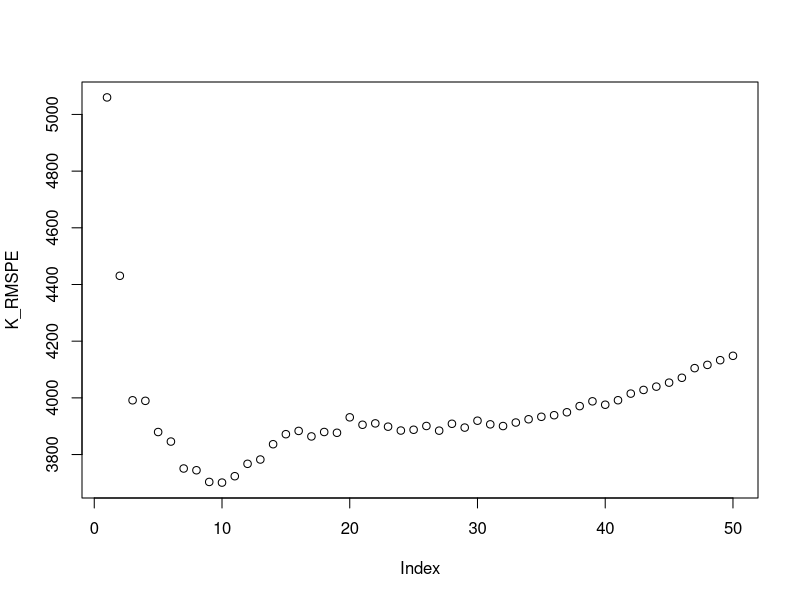

Recreate this plot in R.
## ---- chunk 1
knitr::opts_chunk$set(warning = FALSE, message = FALSE) 
## ---- chunk 2
## write your answer here
library(carData)
data("Prestige")
data_subset <- Prestige[, c("education", "income")]

set.seed(100)

prop_train <- 0.75
prop_test <- 1 - prop_train

n_data <- nrow(data_subset)

train_test <- sample(c("Train", "Test"),
                     size = n_data, replace = TRUE,
                     prob = c(prop_train, prop_test))

training_set <- data_subset[train_test == "Train",]
test_set <- data_subset[train_test =="Test",]


## ---- chunk 3
## write answer here
fit_train <- lm(income ~ education, data = training_set)
fit_predictions <- predict(fit_train, newdata = test_set)

RMSPE <- sqrt( mean((fit_predictions - test_set$income)^2))
cat("RMSPE = ", RMSPE, "\n")
## ---- chunk 4
## write answer here
library(caret)

K_vals <- seq(from = 1, to = 50, by = 1)
K_RMSPE <- rep(NA, length(K_vals))
set.seed(100)

CV_folds <- sample(1:5, size = nrow(training_set), replace = TRUE)
num_folds <- 5

for (j in 1:length(K_vals)) {
  k <- K_vals[j]
  CV_RMSPE <- rep(NA, num_folds)
  
  for (i in 1:num_folds) {
    cv_train <- training_set[CV_folds != i,]
    cv_val <- training_set[CV_folds == i,]
    fit_knn <- knnreg(income ~ education, data = cv_train, k = k)
    cv_pred <- predict(fit_knn, cv_val)
    CV_RMSPE[i] <- sqrt( mean ((cv_pred - cv_val$income)^2))
  }
  K_RMSPE[j] <- mean(CV_RMSPE)
}

best_k <- K_vals[which.min(K_RMSPE)]
cat("Best K from cross-validation:", best_k, "\n")
plot(K_RMSPE)
## ---- chunk 5
## write your answer here
fit_knn <- knnreg(income ~ education, data = training_set, k = 10)
fit_knn_prediction <- predict(fit_knn, test_set)
RMSPE_knn <- sqrt (mean((fit_knn_prediction - test_set$income)^2))
cat("RMSPE = ", RMSPE_knn, "\n")
cat("Yes, the knn model has a lower RMSPE value than linear regression, therefore it gives better predictions.")
